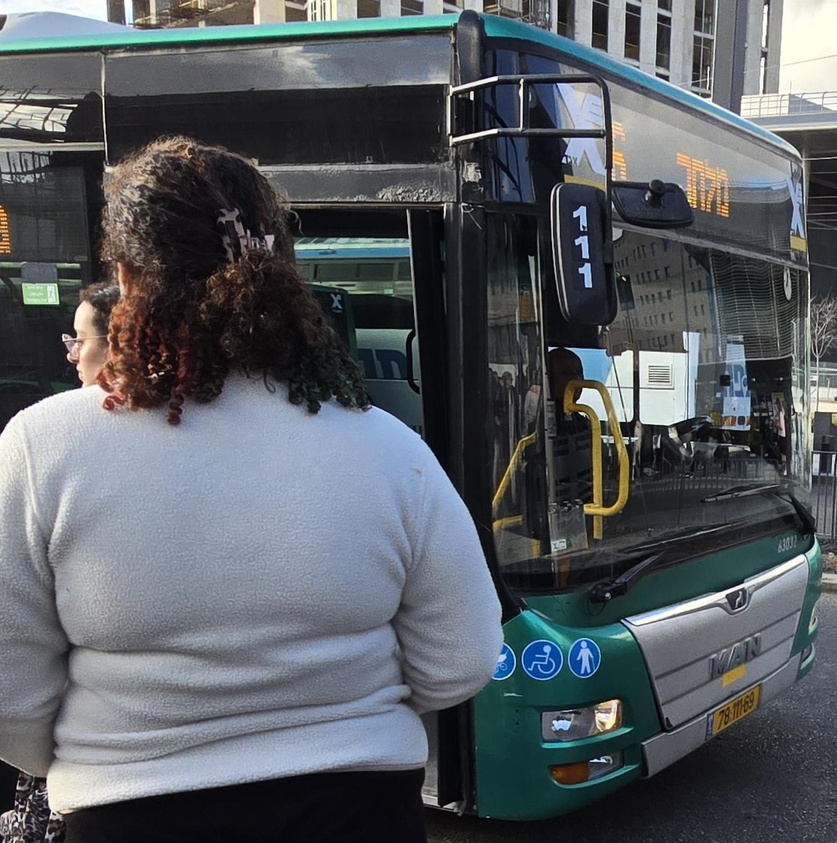
#> input picture examples/route.jpg, 837 x 843 px, shrunk from 1506 x 1516 before the run
$ python -i vision.py   (imports and definitions only)
#> lines starting #> are read from the running program, lines starting #| are printed output that depends on the picture; after the words box and inside, x2 and y2 are one past the last pixel; in counts of white or black regions, pixels touching at a corner belong together
#> further down, picture is the input picture: shape (843, 837, 3); mean B, G, R 98, 92.8, 87.7
"""Traitements classiques, géométrie et normalisation OCR."""
import re
import cv2
import numpy as np

def preprocess(image):
    if image is None or image.size==0: raise ValueError('Image vide')
    gray=cv2.cvtColor(image,cv2.COLOR_BGR2GRAY) if image.ndim==3 else image.copy()
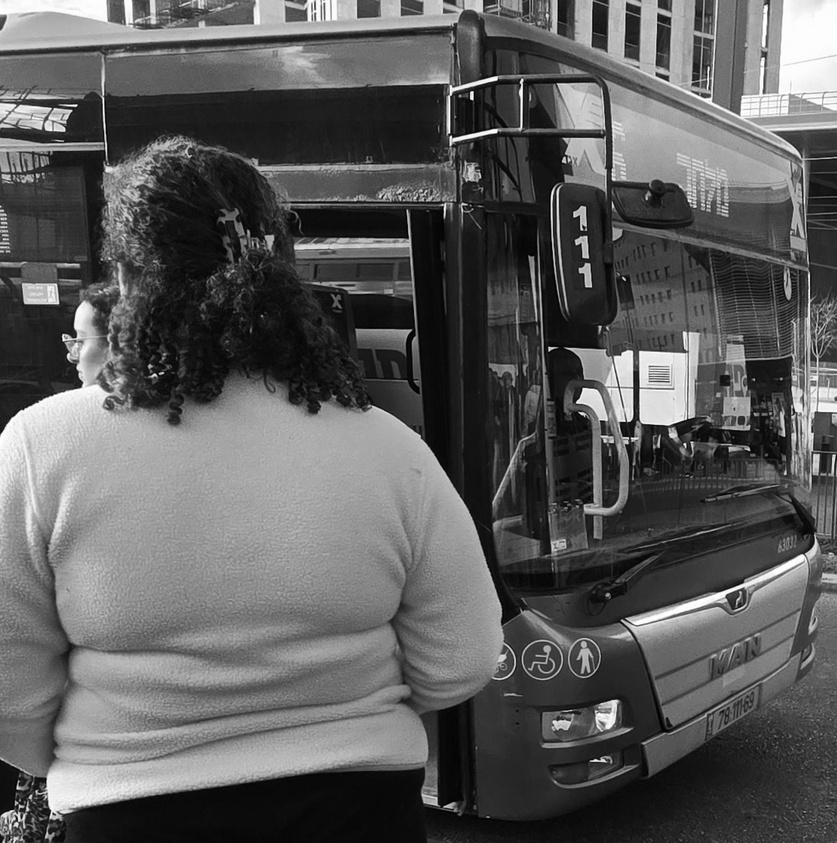
#> gray: shape (843, 837); min 0, max 255, mean 91.9
    denoise=cv2.bilateralFilter(gray,7,50,50)
    contrast=cv2.createCLAHE(clipLimit=2,tileGridSize=(8,8)).apply(denoise)
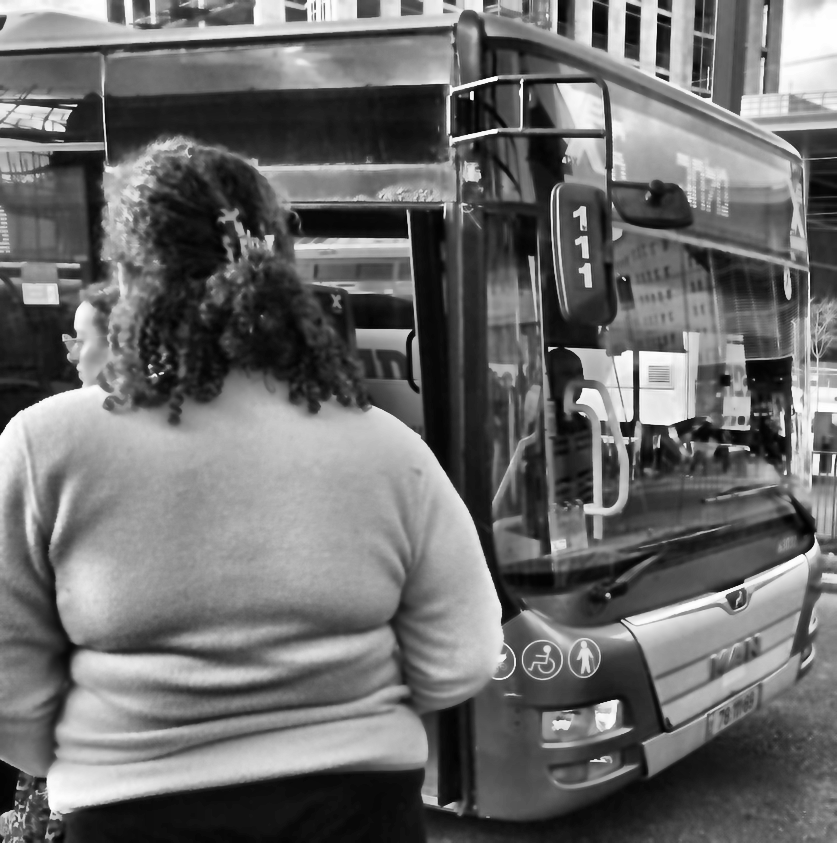
#> contrast: shape (843, 837); min 2, max 255, mean 108.2
    _,binary=cv2.threshold(contrast,0,255,cv2.THRESH_BINARY+cv2.THRESH_OTSU)
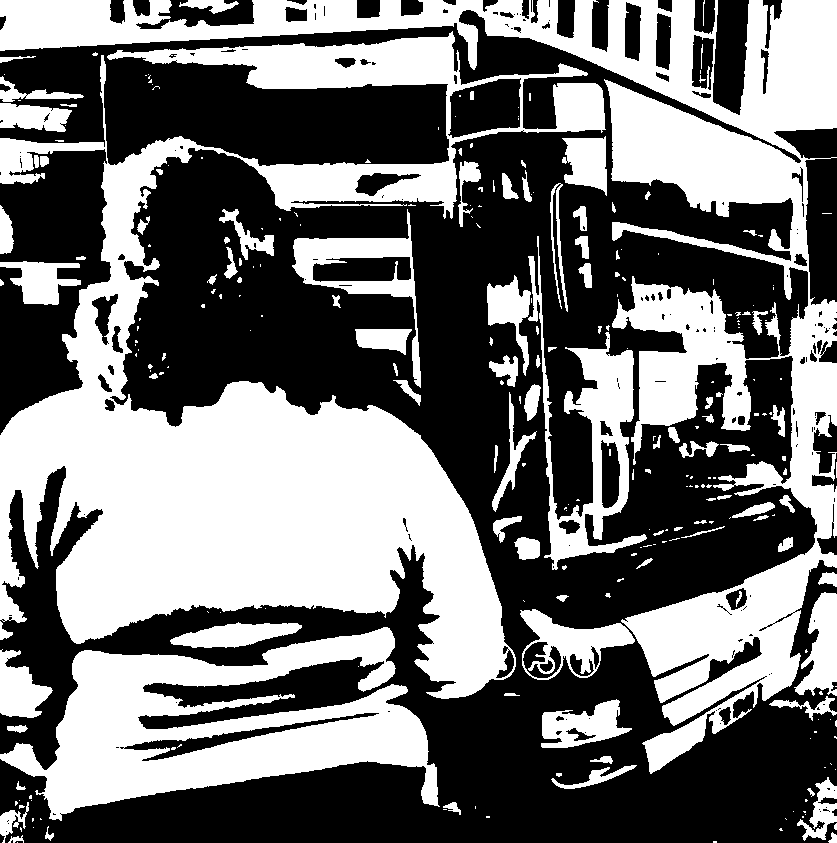
#> binary: shape (843, 837); 44.7% white; 268 white regions (162 under 20 px), largest, box (x1, y1, x2, y2) and area: (0, 31, 606, 699) 131530, (0, 0, 837, 774) 95024, (0, 627, 440, 821) 38657
    edges=cv2.Canny(denoise,60,150)
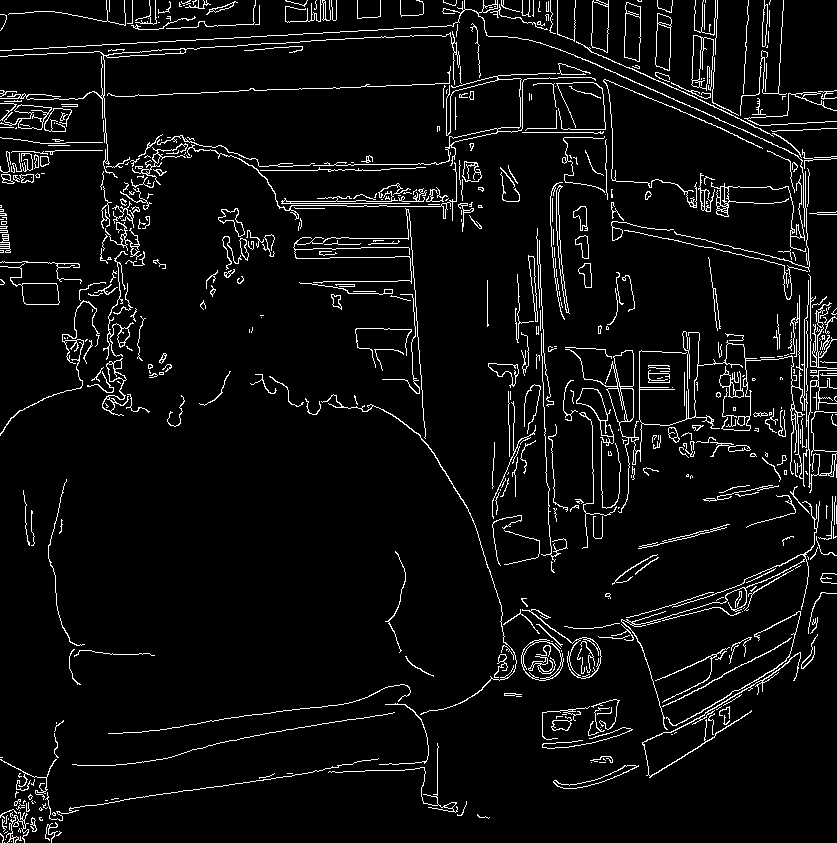
#> edges: shape (843, 837); 5.5% white in thin lines or dots
    contours,_=cv2.findContours(binary,cv2.RETR_EXTERNAL,cv2.CHAIN_APPROX_SIMPLE)
#> contours = 254 contours, 177 with area under 20; largest, box (x1, y1, x2, y2) and area: (0, 31, 606, 699) 133908, (0, 0, 837, 774) 95634, (0, 627, 440, 821) 39434, (528, 236, 647, 570) 9954, (292, 209, 421, 388) 6436
    regions=[cv2.boundingRect(c) for c in contours if cv2.contourArea(c)>=30]
#> regions = 66 items, first 6: (8, 835, 16, 8), (828, 832, 9, 11), (45, 826, 9, 15), (443, 802, 18, 13), (0, 802, 29, 41), (797, 777, 40, 64)
    return dict(gray=gray,denoise=denoise,contrast=contrast,binary=binary,edges=edges,
                histogram=cv2.calcHist([gray],[0],None,[256],[0,256]).ravel(),regions=regions)

def crop(image,box,pad=.04):
    h,w=image.shape[:2]; x1,y1,x2,y2=map(float,box); dx=(x2-x1)*pad; dy=(y2-y1)*pad
    x1,y1=max(0,int(x1-dx)),max(0,int(y1-dy)); x2,y2=min(w,int(np.ceil(x2+dx))),min(h,int(np.ceil(y2+dy)))
    if x2<=x1 or y2<=y1: raise ValueError('ROI vide')
    return image[y1:y2,x1:x2].copy()

def route_candidates(text):
    # Préserve les lignes alphanumériques; aucune correction arbitraire O/0.
    return re.findall(r'(?<!\w)[A-Z]?\d{1,4}[A-Z]?(?!\w)',text.upper())

def edit_distance(a,b):
    prev=list(range(len(b)+1))
    for i,x in enumerate(a,1):
        curr=[i]
        for j,y in enumerate(b,1): curr.append(min(curr[-1]+1,prev[j]+1,prev[j-1]+(x!=y)))
        prev=curr
    return prev[-1]

>>> import cv2
>>> picture = cv2.imread('../examples/route.jpg')
>>> result = preprocess(picture)
#> result = 7 items

$ run again, on examples/transport.jpg
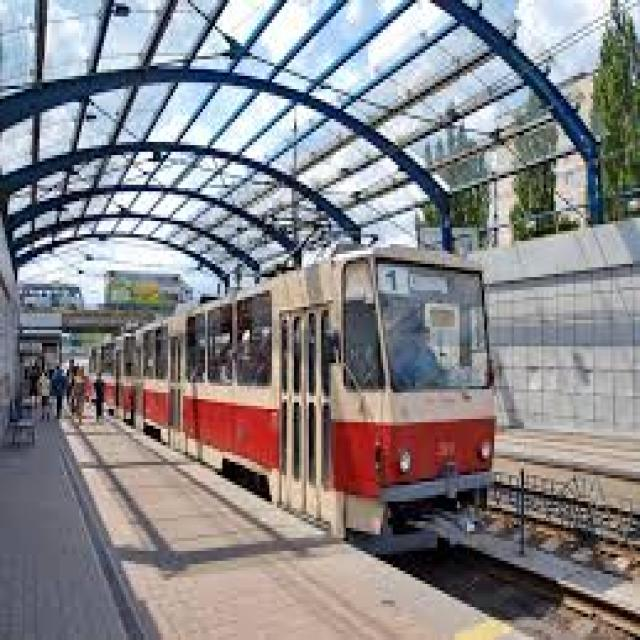
#> input picture examples/transport.jpg, 640 x 640 px
#> picture is the input picture: shape (640, 640, 3); mean B, G, R 137.2, 133.8, 136.2
#> in preprocess, `_,binary=cv2.threshold(contrast,0,255,cv2.THRESH_BINARY+cv2.THRESH_OTSU)`:
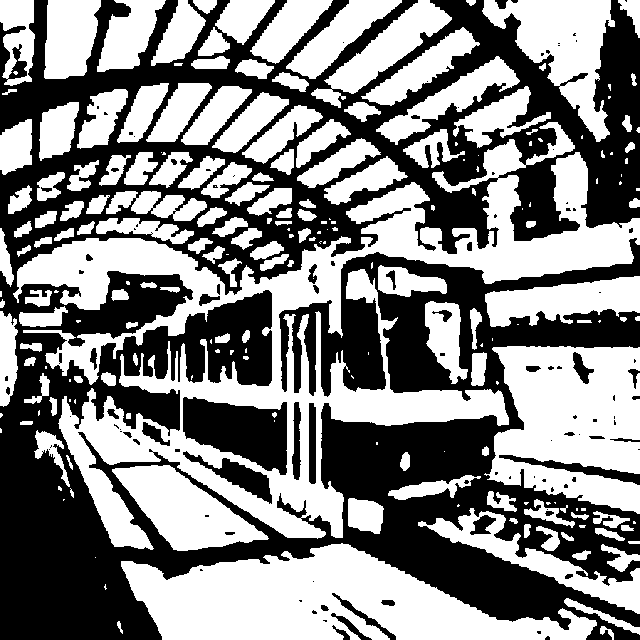
#> binary: shape (640, 640); 52% white; 109 black regions (67 under 20 px), largest, box (x1, y1, x2, y2) and area: (0, 0, 640, 640) 184202, (183, 397, 287, 475) 5319, (183, 451, 272, 504) 1363
#> in preprocess, `edges=cv2.Canny(denoise,60,150)`:
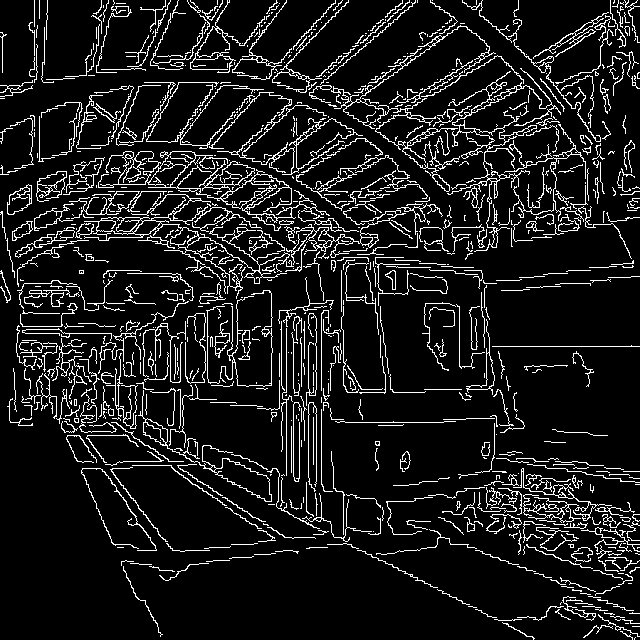
#> edges: shape (640, 640); 10.5% white in thin lines or dots
#> contours = 209 contours, 82 with area under 20; largest, box (x1, y1, x2, y2) and area: (13, 122, 640, 550) 67048, (121, 543, 597, 640) 25742, (484, 346, 640, 514) 18884, (482, 0, 615, 142) 8068, (112, 465, 269, 551) 6576
#> regions = 118 items, first 6: (600, 626, 14, 14), (564, 598, 76, 37), (572, 550, 19, 10), (601, 544, 39, 28), (121, 543, 476, 97), (561, 532, 13, 9)
#> result = 7 items
